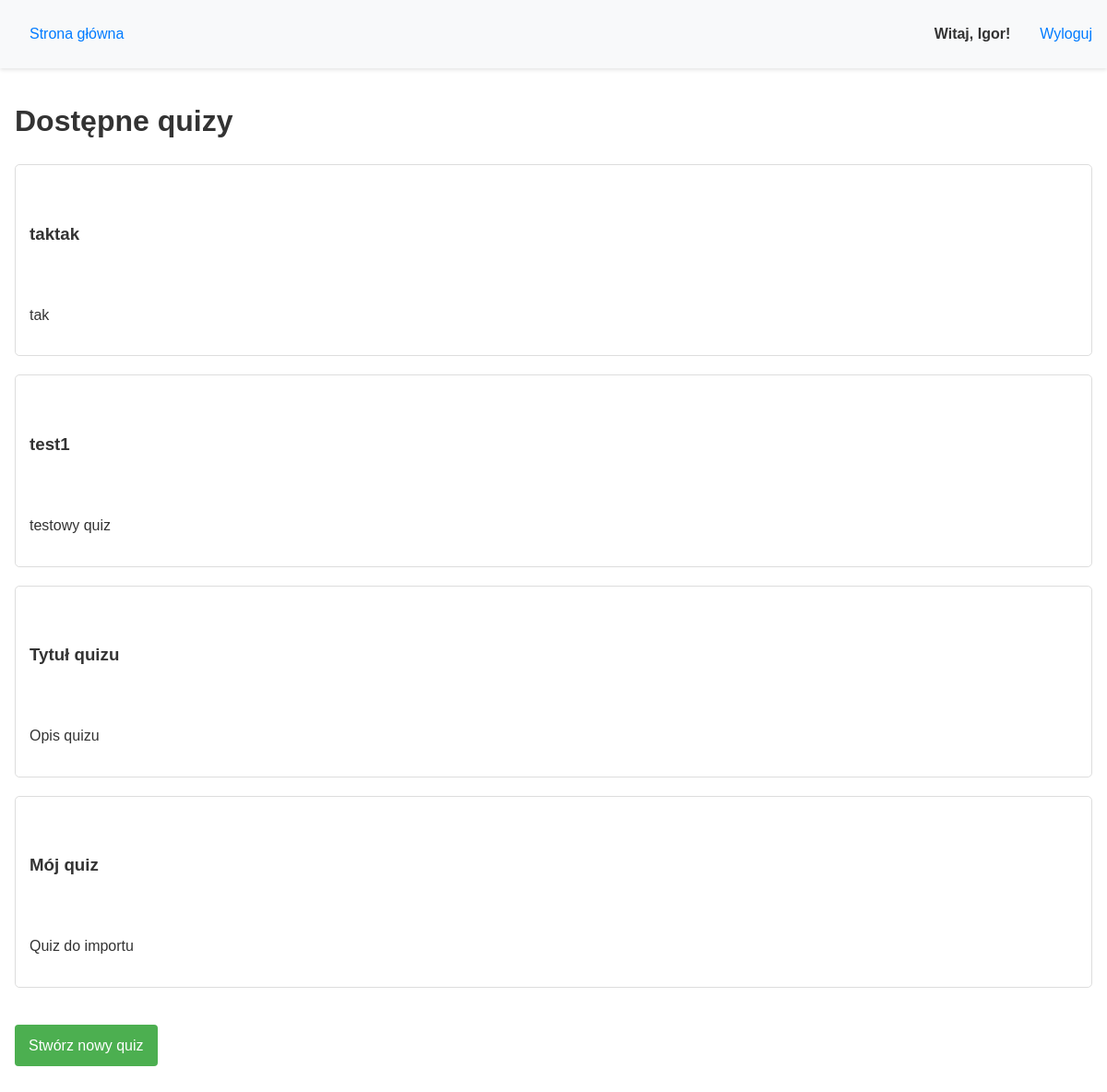
The app's page / (signed in) with its own data.
### quizzes/models.py (models this page shows, shortened)
class Quiz(models.Model):
    title = models.CharField(max_length=200)
    description = models.TextField()
    created_by = models.ForeignKey(User, on_delete=models.CASCADE, related_name='quizzes')
    created_at = models.DateTimeField(auto_now_add=True)

### quizzes/views.py (the view)
# urls.py: path('', views.quiz_list, name='quiz_list'),
def quiz_list(request):
    quizzes = Quiz.objects.all()
    return render(request, 'quizzes/quiz_list.html', {'quizzes': quizzes})

### quizzes/templates/quizzes/quiz_list.html (shortened to what this page needs)
{% extends "base.html" %}
{% block content %}
<h1>Dostępne quizy</h1>
<ul class="quiz-list">
    {% for quiz in quizzes %}
    <li>
        <a href="{% url 'quizzes:quiz_detail' quiz.id %}">
            <h3>{{ quiz.title }}</h3>
        </a>
        <p>{{ quiz.description }}</p>
    </li>
    {% empty %}
    <li>Brak dostępnych quizów</li>
    {% endfor %}
</ul>
{% if user.is_authenticated %}
<a href="{% url 'quizzes:create_quiz' %}" class="btn">Stwórz nowy quiz</a>
{% endif %}
{% endblock %}

### templates/base.html (shortened to what this page needs)
<!DOCTYPE html>
<html lang="pl">
<head>
</head>
<body>
    <nav>
        <div class="nav-links">
            <a href="{% url 'quizzes:quiz_list' %}">Strona główna</a>
        </div>
        <div class="auth-links">
            {% if user.is_authenticated %}
                <span class="welcome-message">Witaj, {{ user.username }}!</span>
                <form action="{% url 'logout' %}" method="post" class="logout-form">
                    <button type="submit" class="btn-link">Wyloguj</button>
                </form>
            {% else %}
                <a href="{% url 'login' %}">Zaloguj</a>
                <a href="{% url 'signup' %}">Zarejestruj</a>
            {% endif %}
        </div>
    </nav>
    <main>
        {% block content %}
        {% endblock %}
    </main>
</body>
</html>

### templates/base.html (style rules this page uses)
body { font-family: Arial, sans-serif; line-height: 1.6; margin: 0; padding: 0; color: #333; }
nav { background: #f8f9fa; padding: 1rem; box-shadow: 0 2px 4px rgba(0,0,0,0.1); display: flex; justify-content: space-between; align-items: center; }
.nav-links { display: flex; gap: 1rem; }
.auth-links { display: flex; gap: 1rem; align-items: center; }
a, .btn-link { color: #007bff; text-decoration: none; padding: 0.5rem 1rem; border-radius: 4px; transition: background-color 0.3s; }
.welcome-message { font-weight: bold; margin-right: 1rem; }
.logout-form { display: inline; margin: 0; padding: 0; }
.btn-link { background: none; border: none; cursor: pointer; font-size: 1rem; padding: 0; }
main { max-width: 1200px; margin: 2rem auto; padding: 0 1rem; }

### quizzes/templates/quizzes/quiz_list.html (style rules this page uses)
.quiz-list { list-style: none; padding: 0; }
.quiz-list li { margin-bottom: 20px; padding: 15px; border: 1px solid #ddd; border-radius: 5px; }
.quiz-list a { text-decoration: none; color: #333; }
.btn { display: inline-block; padding: 10px 15px; background: #4CAF50; color: white; text-decoration: none; border-radius: 4px; margin-top: 20px; }

### records on screen
Quiz: title "taktak", description "tak"
Quiz: title "test1", description "testowy quiz"
Quiz: title "Tytuł quizu", description "Opis quizu"
Quiz: title "Mój quiz", description "Quiz do importu"

### other values on screen
{{ user.username }} "Igor"
